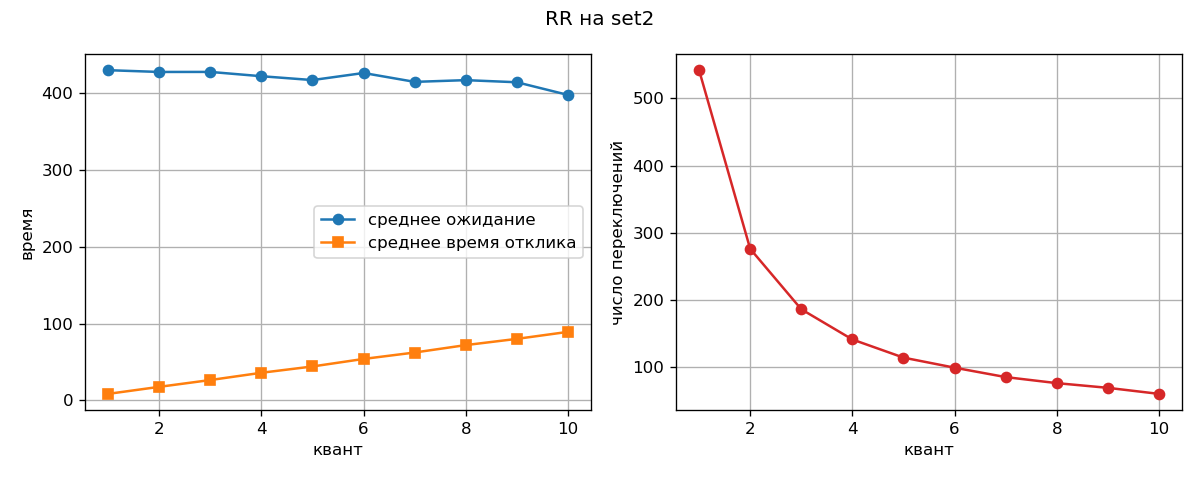

Reproduce this figure in Python.
import matplotlib
matplotlib.use("Agg")                   # рисуем в файл: окон в WSL нет
import matplotlib.pyplot as plt

from sched import load, simulate, metrics

QUANTA = range(1, 11)    # ручка: диапазон кванта
procs = load("set2.txt")

waits, resps, switches = [], [], []
for q in QUANTA:
    _, avg = metrics(procs, simulate(procs, "rr", quantum=q))
    waits.append(avg["waiting"])
    resps.append(avg["response"])
    switches.append(avg["switches"])
    print(f"q={q:2}  ожидание={avg['waiting']:.2f}  отклик={avg['response']:.2f}  "
          f"переключений={avg['switches']}")

fig, (ax1, ax2) = plt.subplots(1, 2, figsize=(10, 4))
ax1.plot(QUANTA, waits, marker="o", label="среднее ожидание")
ax1.plot(QUANTA, resps, marker="s", label="среднее время отклика")
ax1.set_xlabel("квант")
ax1.set_ylabel("время")
ax1.legend()
ax1.grid(True)
ax2.plot(QUANTA, switches, marker="o", color="tab:red")
ax2.set_xlabel("квант")
ax2.set_ylabel("число переключений")
ax2.grid(True)
fig.suptitle("RR на set2")
fig.tight_layout()
fig.savefig("rr_plot.png", dpi=120)
